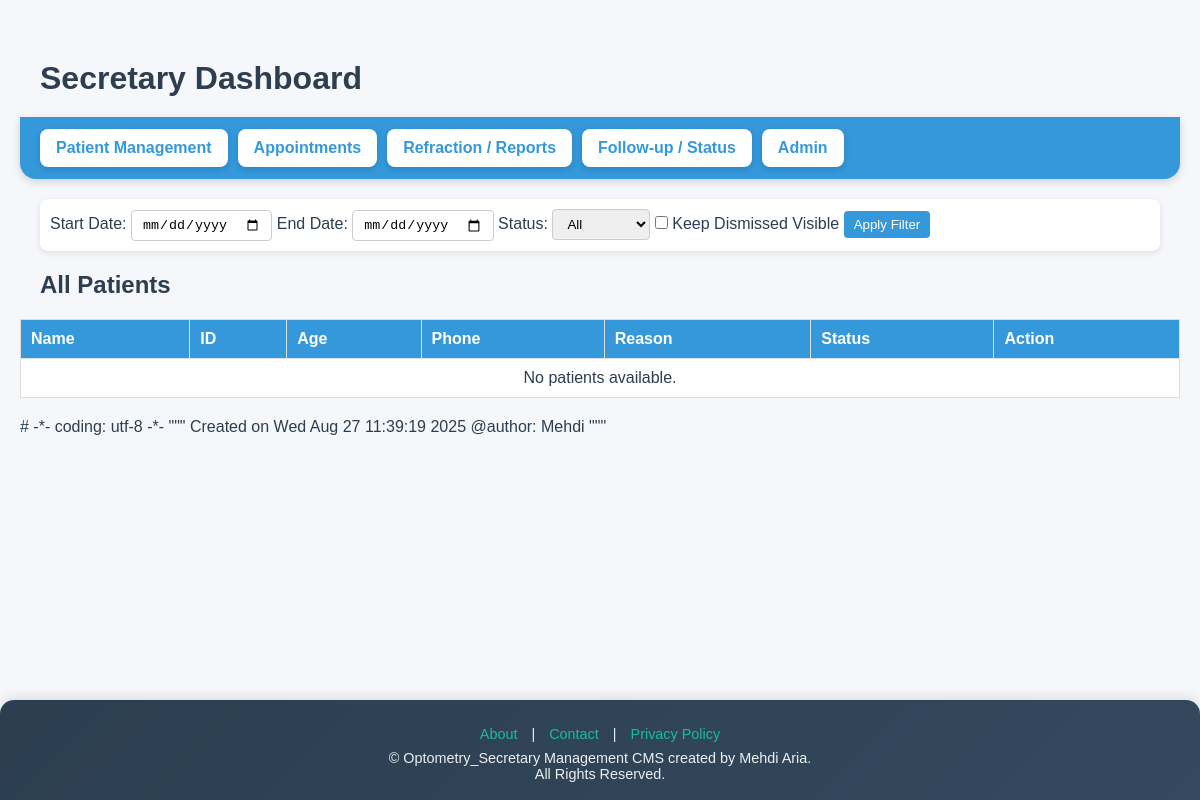
Before: /secretary/dashboard/ (signed in) with the older database file.
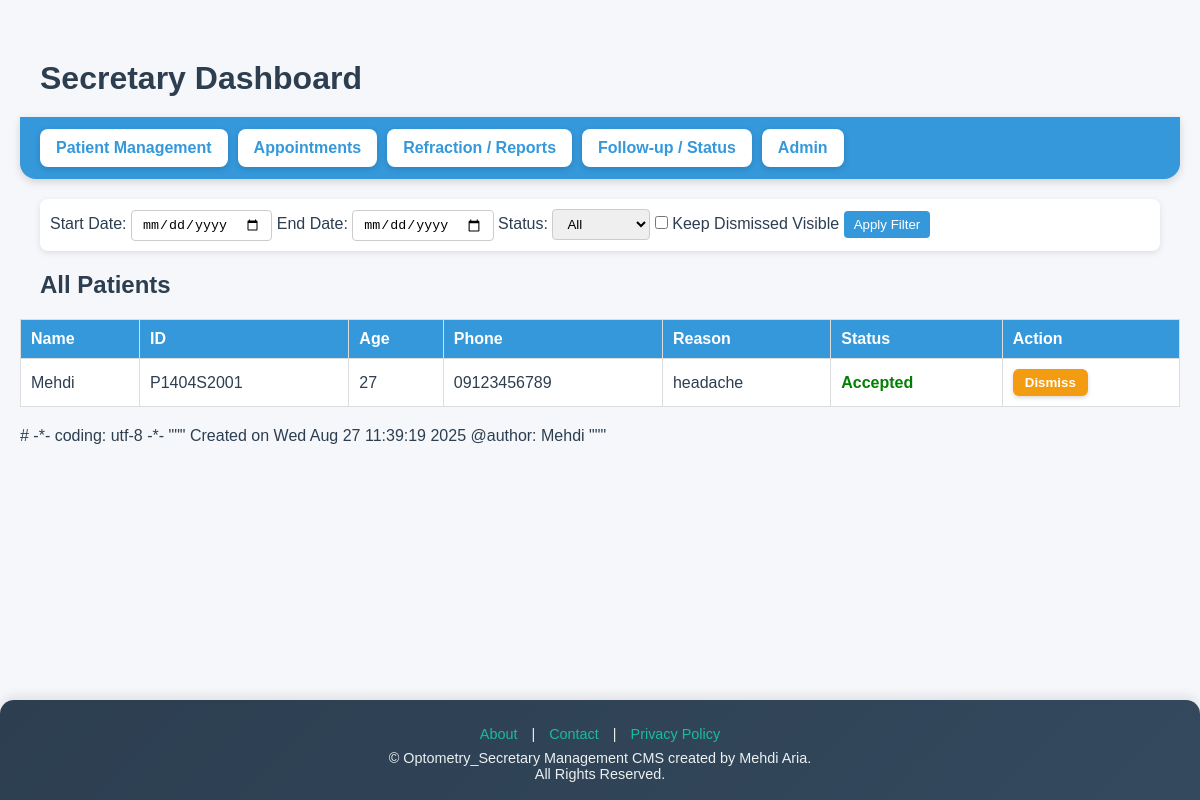
After: the same page with the newer database file.
### secretary/models.py (models this page shows, shortened)
class Patient(models.Model):
    STATUS_CHOICES = [
        ("waiting", "Waiting (Secretary list)"),
        ("accepted", "Accepted (Doctor list)"),
        ("done", "Done (Removed from both lists)"),
    ]
    patient_id = models.CharField(max_length=20, unique=True, editable=False)
    name = models.CharField(max_length=100)
    family_name = models.CharField(max_length=100)
    phone = models.CharField(max_length=15, blank=True, null=True)
    age = models.PositiveIntegerField()
    gender = models.CharField(max_length=1, choices=[('M','Male'),('F','Female')])
    melli_code = models.CharField(max_length=10,unique=True, blank=True, null=True)
    reason = models.TextField()
    status = models.CharField(max_length=20, choices=STATUS_CHOICES, default='waiting')
    created_at = models.DateTimeField(default=timezone.now)  # ✅ Correct

### secretary/views.py (the view)
# urls.py: path("dashboard/", views.dashboard_view, name="dashboard"),
@login_required
def dashboard(request):
    start_date = request.GET.get('start_date')
    end_date = request.GET.get('end_date')
    status = request.GET.get('status')  # "waiting", "accepted", "done" or "all"
    patients = Patient.objects.all().order_by('-id')
    if start_date:
        patients = patients.filter(created_at__date__gte=start_date)
    if end_date:
        patients = patients.filter(created_at__date__lte=end_date)
    if status and status != "all":
        patients = patients.filter(status=status)
    context = {
        "patients": patients,
        "start_date": start_date,
        "end_date": end_date,
        "status": status or "all",
    }
    return render(request, "secretary/dashboard.html", context)

### secretary/templates/secretary/dashboard.html (shortened to what this page needs)
{% extends "base.html" %}
{% block content %}
<h1>Secretary Dashboard</h1>
<div class="menu-bar">
    <div class="menu-item">Patient Management
    </div>
    <div class="menu-item">Appointments
    </div>
    <div class="menu-item">Refraction / Reports
    </div>
    <div class="menu-item">Follow-up / Status
    </div>
    <div class="menu-item">Admin
    </div>
</div>
<div class="filter">
    <form id="filter-form" method="GET">
        <label>Start Date:</label>
        <input type="date" name="start_date" value="{{ request.GET.start_date }}">
        <label>End Date:</label>
        <input type="date" name="end_date" value="{{ request.GET.end_date }}">
        <label>Status:</label>
        <select name="status">
            <option value="">All</option>
        </select>
        <label><input type="checkbox" name="keep_dismissed" {% if request.GET.keep_dismissed %}checked{% endif %}> Keep Dismissed Visible</label>
        <button type="submit">Apply Filter</button>
    </form>
</div>
<h2 style="margin-left:20px;">All Patients</h2>
<div id="patients-table">
    {% include "secretary/patients_table.html" %}
</div>
{% include "secretary/accept_existing_patient_modal.html" %}
{% endblock %}

### secretary/templates/secretary/patients_table.html (shortened to what this page needs)
<table>
    <thead>
        <tr>
            <th>Name</th>
            <th>ID</th>
            <th>Age</th>
            <th>Phone</th>
            <th>Reason</th>
            <th>Status</th>
            <th>Action</th>
        </tr>
    </thead>
    <tbody>
        {% for patient in patients %}
        <tr id="patient-{{ patient.id }}">
            <td>{{ patient.name }}</td>
            <td>{{ patient.patient_id }}</td>
            <td>{{ patient.age }}</td>
            <td>{{ patient.phone }}</td>
            <td>{{ patient.reason }}</td>
            <td class="
                {% if patient.status == 'waiting' %}status-waiting{% elif patient.status == 'accepted' %}status-accepted{% elif patient.status == 'done' %}status-done{% endif %}
            ">{{ patient.status|capfirst }}</td>
            <td>
                <button type="button" class="remove-button dismiss-button" data-patient-id="{{ patient.id }}">
                    Dismiss
                </button>
            </td>
        </tr>
        {% empty %}
        <tr>
            <td colspan="7" style="text-align:center;">No patients available.</td>
        </tr>
        {% endfor %}
    </tbody>
</table>

Changed rows visible on the page:
added Patient: name "Mehdi", patient_id "P1404S2001", age "27", phone "09123456789", reason "headache", status "Accepted"
Other visible differences:
text no longer shown: "No patients available."
